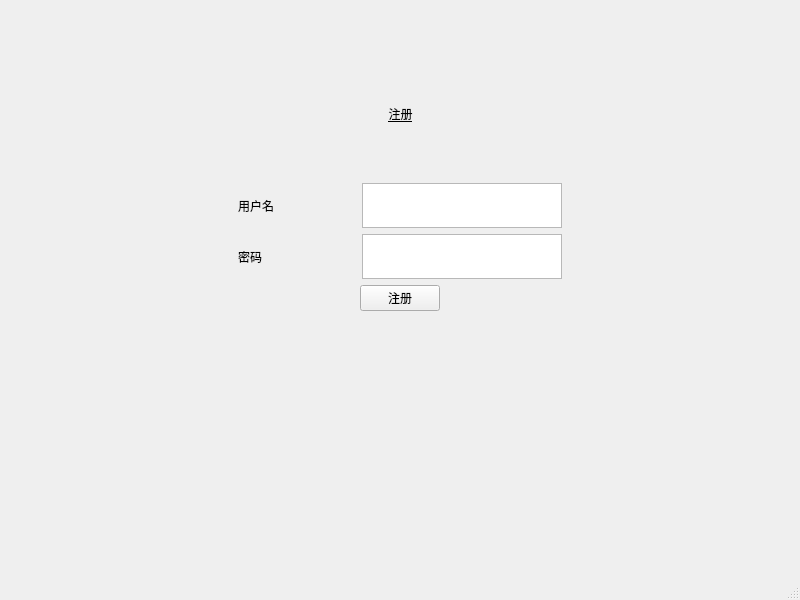
<?xml version="1.0" encoding="UTF-8"?>
<ui version="4.0">
 <class>MainWindow</class>
 <widget class="QMainWindow" name="MainWindow">
  <property name="geometry">
   <rect>
    <x>0</x>
    <y>0</y>
    <width>800</width>
    <height>600</height>
   </rect>
  </property>
  <property name="windowTitle">
   <string>MainWindow</string>
  </property>
  <widget class="QWidget" name="centralwidget">
   <widget class="QWidget" name="">
    <property name="geometry">
     <rect>
      <x>150</x>
      <y>50</y>
      <width>501</width>
      <height>261</height>
     </rect>
    </property>
    <layout class="QVBoxLayout" name="verticalLayout">
     <item>
      <widget class="QLabel" name="label_3">
       <property name="styleSheet">
        <string notr="true">
font: 24pt &quot;黑体&quot;;
text-decoration: underline;
</string>
       </property>
       <property name="text">
        <string>注册</string>
       </property>
       <property name="alignment">
        <set>Qt::AlignCenter</set>
       </property>
      </widget>
     </item>
     <item>
      <layout class="QHBoxLayout" name="horizontalLayout_4">
       <item>
        <spacer name="horizontalSpacer_3">
         <property name="orientation">
          <enum>Qt::Horizontal</enum>
         </property>
         <property name="sizeType">
          <enum>QSizePolicy::Fixed</enum>
         </property>
         <property name="sizeHint" stdset="0">
          <size>
           <width>50</width>
           <height>13</height>
          </size>
         </property>
        </spacer>
       </item>
       <item>
        <widget class="QLabel" name="label">
         <property name="maximumSize">
          <size>
           <width>80</width>
           <height>16777215</height>
          </size>
         </property>
         <property name="styleSheet">
          <string notr="true">font: 14pt &quot;楷体&quot;;</string>
         </property>
         <property name="text">
          <string>用户名</string>
         </property>
        </widget>
       </item>
       <item>
        <widget class="QTextEdit" name="username">
         <property name="maximumSize">
          <size>
           <width>200</width>
           <height>45</height>
          </size>
         </property>
        </widget>
       </item>
       <item>
        <spacer name="horizontalSpacer_4">
         <property name="orientation">
          <enum>Qt::Horizontal</enum>
         </property>
         <property name="sizeType">
          <enum>QSizePolicy::Fixed</enum>
         </property>
         <property name="sizeHint" stdset="0">
          <size>
           <width>50</width>
           <height>13</height>
          </size>
         </property>
        </spacer>
       </item>
      </layout>
     </item>
     <item>
      <layout class="QHBoxLayout" name="horizontalLayout_2">
       <item>
        <spacer name="horizontalSpacer">
         <property name="orientation">
          <enum>Qt::Horizontal</enum>
         </property>
         <property name="sizeType">
          <enum>QSizePolicy::Fixed</enum>
         </property>
         <property name="sizeHint" stdset="0">
          <size>
           <width>50</width>
           <height>13</height>
          </size>
         </property>
        </spacer>
       </item>
       <item>
        <widget class="QLabel" name="label_2">
         <property name="maximumSize">
          <size>
           <width>80</width>
           <height>16777215</height>
          </size>
         </property>
         <property name="styleSheet">
          <string notr="true">font: 14pt &quot;楷体&quot;;</string>
         </property>
         <property name="text">
          <string>密码</string>
         </property>
        </widget>
       </item>
       <item>
        <widget class="QTextEdit" name="password">
         <property name="maximumSize">
          <size>
           <width>200</width>
           <height>45</height>
          </size>
         </property>
        </widget>
       </item>
       <item>
        <spacer name="horizontalSpacer_2">
         <property name="orientation">
          <enum>Qt::Horizontal</enum>
         </property>
         <property name="sizeType">
          <enum>QSizePolicy::Fixed</enum>
         </property>
         <property name="sizeHint" stdset="0">
          <size>
           <width>50</width>
           <height>13</height>
          </size>
         </property>
        </spacer>
       </item>
      </layout>
     </item>
     <item>
      <layout class="QHBoxLayout" name="horizontalLayout">
       <item>
        <widget class="QPushButton" name="registerBtn">
         <property name="maximumSize">
          <size>
           <width>80</width>
           <height>16777215</height>
          </size>
         </property>
         <property name="layoutDirection">
          <enum>Qt::LeftToRight</enum>
         </property>
         <property name="styleSheet">
          <string notr="true">font: 14pt &quot;楷体&quot;;</string>
         </property>
         <property name="text">
          <string>注册</string>
         </property>
        </widget>
       </item>
      </layout>
     </item>
    </layout>
   </widget>
  </widget>
  <widget class="QMenuBar" name="menubar">
   <property name="geometry">
    <rect>
     <x>0</x>
     <y>0</y>
     <width>800</width>
     <height>26</height>
    </rect>
   </property>
  </widget>
  <widget class="QStatusBar" name="statusbar"/>
 </widget>
 <resources/>
 <connections/>
</ui>
